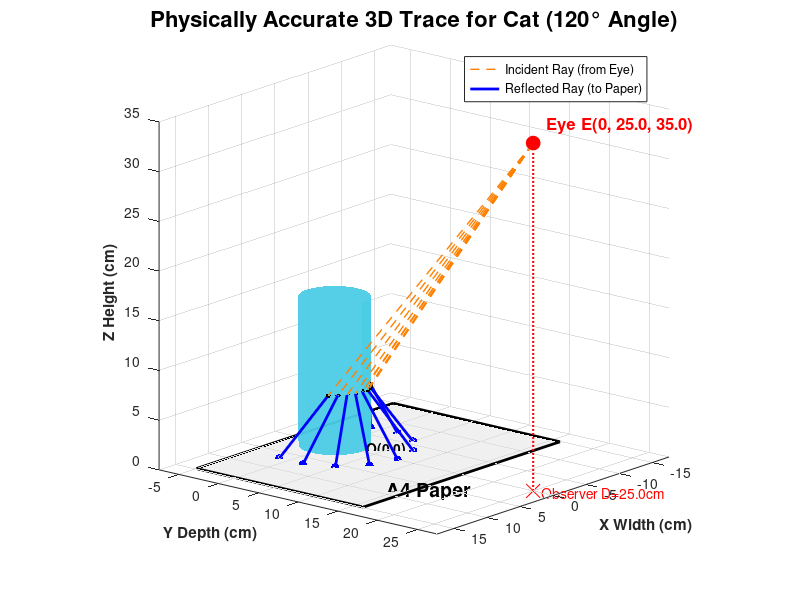

Here is the MATLAB script that generated this plot:
function render_3D_cat_system()
    % 1. 小猫专属物理参数
    R = 3.5; D = 25.0; zE = 35.0; H = 15.0;
    z_min = 0.2; z_max = 9.0; % 图像高度范围
    theta_max = 2 * pi / 3;   % 120度大张角
    
    figure('Color', 'white', 'Position', [100, 100, 1000, 800]);
    hold on; grid on; view(3);
    
    % 2. 绘制 A4 纸平面 (Y轴范围: -5.0 到 16.0)
    paper_x = [-14.85, 14.85, 14.85, -14.85];
    paper_y = [-5.0, -5.0, 16.0, 16.0];
    paper_z = [0, 0, 0, 0];
    fill3(paper_x, paper_y, paper_z, [0.9 0.9 0.9], 'FaceAlpha', 0.6, 'EdgeColor', 'k', 'LineWidth', 2);
    text(9, 14, 0, 'A4 Paper', 'FontSize', 14, 'FontWeight', 'bold');
    
    % 3. 绘制实体不透明圆柱体 (灰色/青色表现实体)
    [THETA_CYL, Z_CYL] = meshgrid(linspace(0, 2*pi, 60), linspace(0, H, 50));
    X_CYL = R .* sin(THETA_CYL);
    Y_CYL = R .* cos(THETA_CYL);
    % 设为不透明
    surf(X_CYL, Y_CYL, Z_CYL, 'FaceColor', [0.3 0.8 0.9], 'EdgeColor', 'none', 'FaceAlpha', 0.95);
    
    plot3(0, 0, 0, 'k+', 'MarkerSize', 12, 'LineWidth', 2);
    text(2, 0, 0, 'Origin O(0,0)', 'FontSize', 10, 'FontWeight', 'bold');
    
    % 4. 绘制观察者眼点 E (在 +Y 区域，满足实心反射)
    eye_x = 0; eye_y = D; eye_z = zE;
    plot3(eye_x, eye_y, eye_z, 'ro', 'MarkerSize', 10, 'MarkerFaceColor', 'r');
    
    text(eye_x, eye_y + 1, eye_z + 2, sprintf(' Eye E(0, %.1f, %.1f)', D, zE), ...
        'FontSize', 12, 'Color', 'r', 'FontWeight', 'bold');
    
    % 辅助线与地面位置
    plot3([eye_x, eye_x], [eye_y, eye_y], [0, eye_z], 'r:', 'LineWidth', 1.5);
    plot3(eye_x, eye_y, 0, 'rx', 'MarkerSize', 10);
    text(eye_x, eye_y + 1, 0, sprintf('Observer D=%.1fcm', D), 'Color', 'r');
    
    % 5. 追踪同侧反射光线 (小猫 120°)
    thetas = linspace(-theta_max/2, theta_max/2, 9); % 采样 9 条线以表现 120° 的宽度
    mz = 6.0; % 采样高度
    
    for i = 1:length(thetas)
        th = thetas(i);
        % 击中圆柱的前表面 M
        mx = R * sin(th);
        my = R * cos(th);
        
        alpha = (zE - 2*mz) / (zE - mz);
        beta = mz / (zE - mz);
        rho = sqrt((alpha.*R).^2 + (beta.*D).^2 + 2.*alpha.*beta.*R.*D.*cos(th));
        y_term = alpha.*R.*sin(th) + beta.*D.*sin(2.*th);
        x_term = alpha.*R.*cos(th) + beta.*D.*cos(2.*th);
        phi = atan2(y_term, x_term);
        
        px = rho * sin(phi);
        py = rho * cos(phi); % 投影在 +Y
        pz = 0;
        
        % 画视线 (虚线)
        h1 = plot3([eye_x, mx], [eye_y, my], [eye_z, mz], '--', 'Color', [1, 0.5, 0], 'LineWidth', 1);
        % 画投影反射线 (实线)
        h2 = plot3([mx, px], [my, py], [mz, pz], '-', 'Color', 'b', 'LineWidth', 2);
        
        plot3(mx, my, mz, 'k.', 'MarkerSize', 12);
        plot3(px, py, pz, 'b.', 'MarkerSize', 18);
    end
    
    % 6. 设置与美化
    xlabel('X Width (cm)', 'FontWeight', 'bold');
    ylabel('Y Depth (cm)', 'FontWeight', 'bold');
    zlabel('Z Height (cm)', 'FontWeight', 'bold');
    title('Physically Accurate 3D Trace for Cat (120° Angle)', 'FontSize', 16);
    
    legend([h1, h2], {'Incident Ray (from Eye)', 'Reflected Ray (to Paper)'}, 'Location', 'northeast');
    
    axis equal; 
    % 摄像机机位：侧上方，清晰展示折线关系和极宽的扇面覆盖
    set(gca, 'CameraPosition', [60, 60, 40]); 
end
